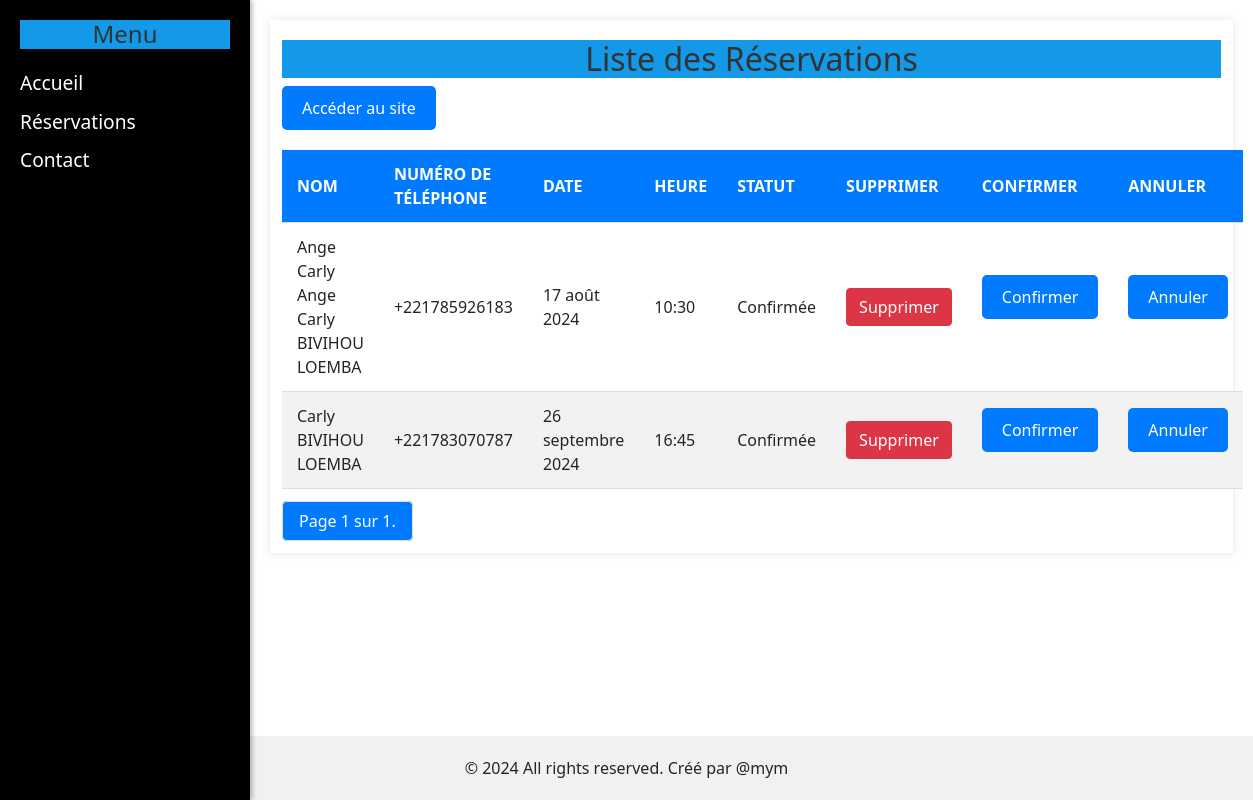
/reservations/, run on the app's committed database.
### myapp/models.py (models this page shows, shortened)
class Reservation(models.Model):
    STATUS_CHOICES = [
        ('pending', 'En attente'),
        ('confirmed', 'Confirmée'),
        ('cancelled', 'Annulée'),
    ]
    user = models.ForeignKey(User, on_delete=models.CASCADE, related_name='reservations')
    name = models.CharField(max_length=100)
    phone = models.CharField(max_length=15)
    date = models.DateField()
    time = models.TimeField()
    status = models.CharField(max_length=10, choices=STATUS_CHOICES, default='pending')
    class Meta:
        unique_together = ('date', 'time')

### myapp/views.py (the view)
# urls.py: path('reservations/', reservations_list, name='reservations_list'),
def reservations_list(request):
    reservations_list = Reservation.objects.all()
    paginator = Paginator(reservations_list, 10)  # Afficher 10 réservations par page
    page_number = request.GET.get('page')
    reservations = paginator.get_page(page_number)
    return render(request, 'adminnistrateur/admin.html', {'reservations': reservations, 'paginator': paginator})

### Templates/adminnistrateur/admin.html (shortened to what this page needs)
{% load static %}
<!DOCTYPE html>
<html lang="en">
<head style="background-color: rgb(54, 21, 6);">
    <link rel="stylesheet" type="text/css" href="{% static 'css/bootstrap.min.css' %}">
    <link rel="stylesheet" type="text/css" href="{% static 'css/admin.css' %}">
    <link rel="stylesheet" href="https://cdn.jsdelivr.net/npm/swiper@9/swiper-bundle.min.css" />
    <link href="https://maxcdn.bootstrapcdn.com/bootstrap/5.1.3/css/bootstrap.min.css" rel="stylesheet">
    <link rel="stylesheet" href="https://cdnjs.cloudflare.com/ajax/libs/font-awesome/5.15.4/css/all.min.css">
</head>
<body class="bg-body" data-bs-spy="scroll" data-bs-target="#navbar" data-bs-root-margin="0px 0px -40%" data-bs-smooth-scroll="true" tabindex="0" style="background-color: rgb(33, 31, 30);">
    <div class="sidebar">
        <h2>Menu</h2>
        <ul>
            <li><a href="{% url 'home' %}">Accueil</a></li>
            <li><a href="{% url 'reservations_list' %}">Réservations</a></li>
            <li><a href="{% url 'clients' %}">Contact</a></li>
        </ul>
    </div>
    <div class="main-content">
        <div class="container">
            <h2>Liste des Réservations</h2>
            <a href="{% url 'home' %}" class="btn btn-primary">Accéder au site</a>
            <table class="reservations-table">
                <thead>
                    <tr>
                        <th>Nom</th>
                        <th>Numéro de téléphone</th>
                        <th>Date</th>
                        <th>Heure</th>
                        <th>Statut</th>
                        <th>Supprimer</th>
                        <th>Confirmer</th>
                        <th>Annuler</th>
                    </tr>
                </thead>
                <tbody>
                    {% for reservation in reservations %}
                        <tr>
                            <td>{{ reservation.name }}</td>
                            <td>{{ reservation.phone }}</td>
                            <td>{{ reservation.date }}</td>
                            <td>{{ reservation.time }}</td>
                            <td>{{ reservation.get_status_display }}</td>
                            <td>
                                <form action="{% url 'delete_reservation' reservation.id %}" method="post" style="display:inline;">
                                    <button type="submit" class="btn btn-danger">Supprimer</button>
                                </form>
                            </td>
                            <td>
                                <a href="{% url 'update_status' reservation.id 'confirmed' %}" class="btn btn-success">Confirmer</a>
                            </td>
                            <td>
                                <a href="{% url 'update_status' reservation.id 'cancelled' %}" class="btn btn-danger">Annuler</a>
                            </td>
                        </tr>
                    {% empty %}
                        <tr>
                            <td colspan="8">Aucune réservation trouvée.</td>
                        </tr>
                    {% endfor %}
                </tbody>
            </table>
            <div class="pagination">
                <span class="step-links">
                    <span class="current">
                        Page {{ reservations.number }} sur {{ reservations.paginator.num_pages }}.
                    </span>
                </span>
            </div>
        </div>
    </div>
    <div class="footer">
        &copy; 2024 All rights reserved. Créé par @mym
    </div>
</body>
</html>

### static/css/admin.css (style rules this page uses)
html, body { height: 100%; margin: 0; font-family: Arial, sans-serif; }
body { display: flex; flex-direction: column; }
.sidebar { width: 250px; position: fixed; top: 0; left: 0; height: 100%; background-color: #000; color: white; padding: 20px; box-shadow: 2px 0 5px rgba(0,0,0,0.3); overflow-y: auto; }
.sidebar h2 { font-size: 1.5em; margin-bottom: 20px; }
.sidebar ul { list-style: none; padding: 0; }
.sidebar ul li { margin-bottom: 10px; }
.sidebar ul li a { color: white; text-decoration: none; font-size: 1.2em; }
.main-content { margin-left: 250px; padding: 20px; flex: 1; }
.container { max-width: 1000px; margin: 0 auto; padding: 20px; background-color: #fff; box-shadow: 0 0 10px rgba(0, 0, 0, 0.1); }
h2 { text-align: center; color: #333; margin-bottom: 20px; background-color: #1399e7; }
a.btn { display: inline-block; margin-bottom: 20px; padding: 10px 20px; border: none; background-color: #007bff; color: white; text-decoration: none; border-radius: 5px; transition: background-color 0.3s; }
.reservations-table { width: 100%; border-collapse: collapse; margin-bottom: 20px; }
.reservations-table th, .reservations-table td { padding: 12px 15px; text-align: left; border-bottom: 1px solid #ddd; }
.reservations-table th { background-color: #007bff; color: white; text-transform: uppercase; }
.reservations-table tr:nth-child(even) { background-color: #f2f2f2; }
.btn { padding: 5px 10px; border: none; border-radius: 3px; color: white; cursor: pointer; }
.btn-primary { background-color: #007bff; }
.btn-danger { background-color: #dc3545; }
.btn-success { background-color: #28a745; }
.pagination { text-align: center; margin-top: 20px; }
.pagination .step-links { display: inline-block; }
.pagination .current { padding: 8px 16px; border: 1px solid #ddd; background-color: #007bff; color: white; border-radius: 5px; }
.footer { background-color: #f1f1f1; padding: 20px; text-align: center; width: 100%; }

### data on the page
Reservation: name "Ange Carly Ange Carly BIVIHOU LOEMBA", phone "+221785926183", date "17 août 2024", time "10:30", status "Confirmée"
Reservation: name "Carly BIVIHOU LOEMBA", phone "+221783070787", date "26 septembre 2024", time "16:45", status "Confirmée"

### other printed values
{{ reservations.number }} "1"
{{ reservations.paginator.num_pages }} "1"
